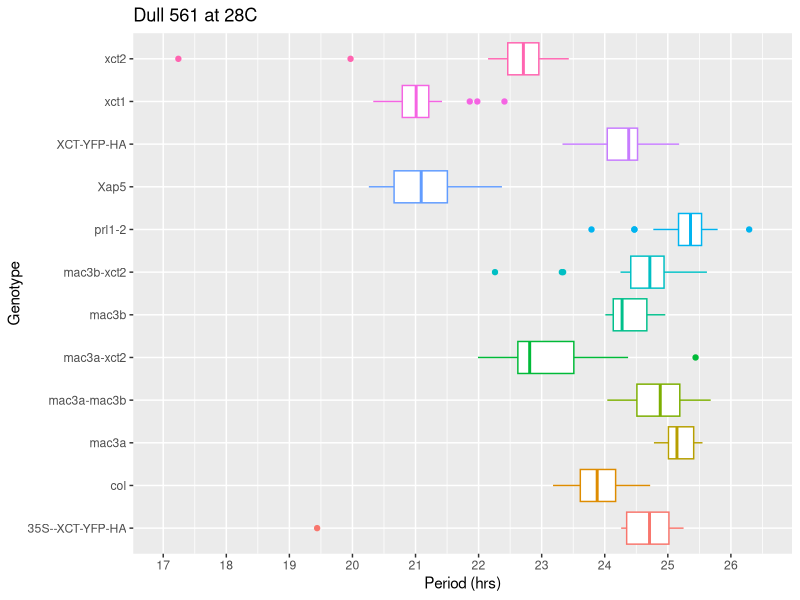

Generate this figure with R:
## ---- chunk 1
library(tidyverse)
library(ggplot2)

rawdata <- read.csv("Dull_561_PeriodAnalysis copy.csv", col.names = c("genotype", "period", "RAE"))
nicedata <- filter(rawdata, RAE < .6)

nicedata$names <- factor(nicedata, levels=c("col", "xct1", "xct2", "Xap5", "XCT-YFP-HA", "prl1-2", "mac3a", "mac3b","mac3a-xct2","mac3b-xct2","mac3a-mac3b","35S--XCT-YFP-HA"))

by_genotype <- nicedata %>% group_by(genotype)



ggplot(data = by_genotype) +
  geom_boxplot(mapping = aes(x=genotype, y=period, color = genotype)) + 
  coord_flip() +
  labs(title = "Dull 561 at 28C", x = "Genotype", y ="Period (hrs)") + 
  scale_y_continuous(breaks = c(17: 27), limits = c(17, 26.5)) +
  theme(legend.position = "none")

